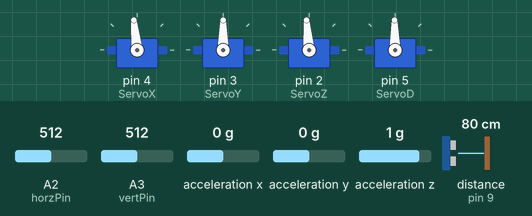
This sketch was run on a simulated Arduino Uno, built with avr-gcc and run on an emulated ATmega328P. Parts: 4 × servo. Wiring (inferred from the names in the program): ultrasonic range finder: trigger pin 8; echo pin 9; MPU-6050 motion sensor at I2C address 0x68. Inputs (shaded band) come from the test bench; at power-on: A2 (horzPin) = 512, A3 (vertPin) = 512, acceleration x 0 g, acceleration y 0 g, acceleration z 1 g, distance to the obstacle (sensor on pin 9) 80 cm. The echo pulse lasts 58.3 µs per cm; what the sketch prints to the serial monitor is not drawn.

Above: at 17.3 s.
17.4 s: A2 (horzPin) set to 211
18.9 s: A2 (horzPin) set to 194
At 19.35 s:
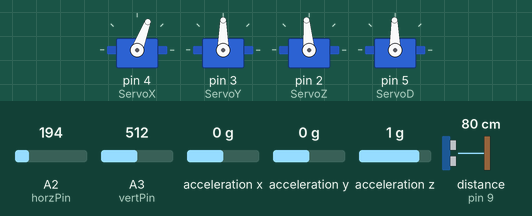
At 20.9 s:
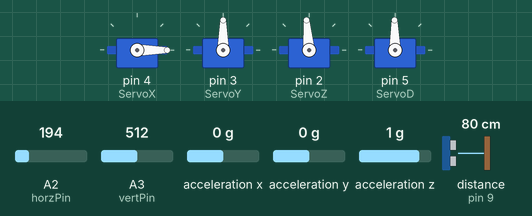
21.9 s: A3 (vertPin) set to 212
23.4 s: A3 (vertPin) set to 188
At 25.8 s:
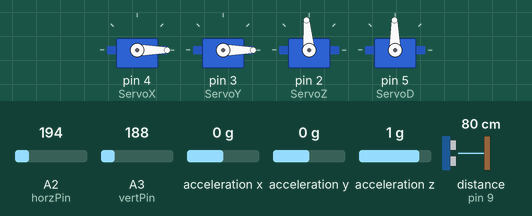
26.4 s: A3 (vertPin) set to 807
29.2 s: A3 (vertPin) set to 837
At 34.3 s:
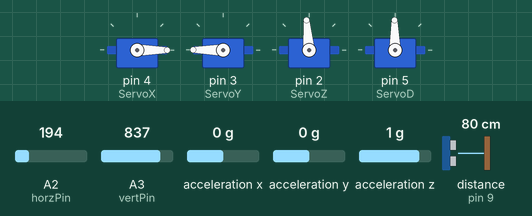
Timing chart, 0 to 35.1 s (numbered marks = the images above; inputs shaded):
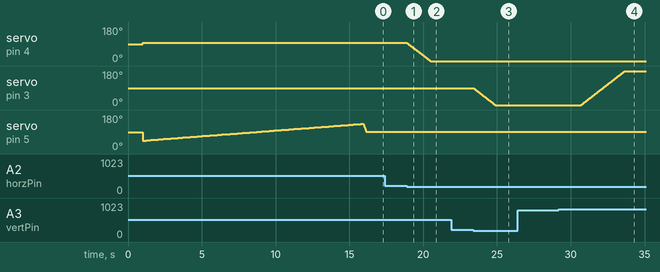

Measured:
- the behaviour switches between 205 and 204 on A2 (horzPin) (found by bisection; images 0 and 1)
- the behaviour switches between 205 and 204 on A3 (vertPin) (found by bisection; images 2 and 3)
- the behaviour switches between 818 and 819 on A3 (vertPin) (found by bisection; images 3 and 4)
- after the input at 17.4 s, every drawn part: stays the same
- after the input at 18.9 s, servo on pin 4 (ServoX): moves from 96° to 0° over 1.6 s, starting at once
- after the input at 21.9 s, every drawn part: stays the same
- after the input at 23.4 s, servo on pin 3 (ServoY): moves from 90° to 0° over 1.5 s, starting at once
- after the input at 26.4 s, every drawn part: stays the same
- after the input at 29.2 s, servo on pin 3 (ServoY): moves from 0° to 180° over 2.9 s, starting after 1.5 s

The sketch:

La_aggiustato_nano2.ino
```cpp
#include <SPI.h>
#include <Wire.h>
#include <Servo.h>
#define MPU 0x68
#define DISTANZA_MOTORINI 7
const int DIM = 270;
int horzPin = 2;
int vertPin = 3;
const int trigPin = 8;
const int echoPin = 9;
long duration;
float Distances[DIM];
float distance;
float x = 0, y = 0, z = 0;
Servo ServoX, ServoY, ServoZ, ServoD;
float AcX, AcY, AcZ;

void setup() {
  Serial.begin(9600);
  pinMode(trigPin, OUTPUT); // pin sensore ultrasuoni
  pinMode(echoPin, INPUT);
  ServoX.attach(4);
  ServoY.attach(3);
  ServoZ.attach(2);
  ServoD.attach(5);
  init_MPU(); // Inizializzazione MPU6050
  FunctionsMPU(); // Acquisisco assi AcX, AcY, AcZ
  stabilizza();
  Serial.print("Size of float: ");
  Serial.print(sizeof(float));
  Serial.print("\n");
  Serial.print("Size of double: ");
  Serial.print(sizeof(double));
}

void loop()
{
  spostamento_analogico(); //Commentare questa riga durante la calibrazione accelerometro,togliere il commento per la calibrazione dell'analogico.
}
float mapfloat(long x, long in_min, long in_max, long out_min, long out_max)
{
  return (float)(x - in_min) * (out_max - out_min) / (float)(in_max - in_min) + out_min;
}
void init_MPU() {
  Wire.begin();
  Wire.beginTransmission(MPU);
  Wire.write(0x6B);  // PWR_MGMT_1 register
  Wire.write(0);     // set to zero (wakes up the MPU-6050)
  Wire.endTransmission(true);
  delay(1000);
}
void FunctionsMPU() {
  Wire.beginTransmission(MPU);
  Wire.write(0x3B);  // starting with register 0x3B (ACCEL_XOUT_H)
  Wire.endTransmission(false);
  Wire.requestFrom(MPU, 6, true); // request a total of 14 registers
  AcX = Wire.read() << 8 | Wire.read(); // 0x3B (ACCEL_XOUT_H) & 0x3C (ACCEL_XOUT_L)
  AcY = Wire.read() << 8 | Wire.read(); // 0x3D (ACCEL_YOUT_H) & 0x3E (ACCEL_YOUT_L)
  AcZ = Wire.read() << 8 | Wire.read(); // 0x3D (ACCEL_YOUT_H) & 0x3E (ACCEL_YOUT_L)
}
void spostamento_analogico()
{
  double horzVal, Calib_horz = 0; //Calibrazione analogico variando lo 0
  double vertVal, Calib_vert = 0;
  vertVal = analogRead(vertPin);//campiono analogico
  vertVal = mapfloat(vertVal, 0, 1023, -1, 1);//Lo mappo rispetto a tre possibili velocità per ogni direzione
  vertVal = vertVal + Calib_vert;  //Salvo il valore in una variabile che contenga la calibrazione
  horzVal = analogRead(horzPin);// Campiono analogico
  horzVal = mapfloat(horzVal, 0, 1023, -1, 1);// lo mappo rispetto a tre possibili velocità
  horzVal = horzVal + Calib_horz;//Aggiorno la variabile letta con la calibrazione
  if (horzVal >= 0.6) {
    x = x + horzVal ;
    ServoX.write(x);
  }
  if (vertVal >= 0.6 ) {
    y = y + vertVal;
    ServoY.write(y);
  }
  if (horzVal <= -0.6) {
    x = x + horzVal ;
    ServoX.write(x);
  }
  if (vertVal <= -0.6 ) {
    y = y + vertVal;
    ServoY.write(y);
  }
  delay(10);

}

//Funzione per il calcolo degli angoli Pitch e Roll
double FunctionsPitchRoll(double A, double B, double C) {
  double DatoA, DatoB, Value;
  DatoA = A;
  DatoB = (B * B) + (C * C);
  DatoB = sqrt(DatoB);

  Value = atan2(DatoA, DatoB);
  Value = Value * 180 / 3.14;

  return Value;
}
void misura() {
  float angolo;
  for (int i = 0; i < 270; i++) {
    angolo = 45 + (i * 0.33);
    ServoD.write(angolo);
    delay(50);
    distance = calculateDistance();
    Distances[i] = distance;

  }
  for (int i = 135 ; i > 90; i--) {
    ServoD.write(i);
    delay(5);
  }
}
double calculateDistance() {

  digitalWrite(trigPin, LOW);
  delayMicroseconds(2);

  digitalWrite(trigPin, HIGH);
  delayMicroseconds(10);
  digitalWrite(trigPin, LOW);
  duration = pulseIn(echoPin, HIGH);
  distance = duration * 0.034 / 2;
  return distance;
}
float angoloScottex(double alfa, double d, double y){
  if(alfa>90){
  alfa = (PI/180.0) * alfa;
  float beta = (float) ((180.0 / PI)* (asin((d*sin(alfa)) / (sqrt(d*d + y*y - (2 * d * y * cos(alfa)))))));
  return (float)180.0 - beta;
  }
  else{
    alfa = (PI/180.0) * alfa;
  float beta = (float) ((180.0 / PI)* (asin((d*sin(alfa)) / (sqrt(d*d + y*y - (2 * d * y * cos(alfa)))))));
  return (float)180 - beta;
  }

}


void stabilizza() {
  float Pitch, Roll;
  float  Calib_x = 96, Calib_y = 90, Calib_z = 90; //Calibrazione aceelerometro.
  Roll = FunctionsPitchRoll(AcX, AcY, AcZ);   //Calcolo angolo Roll
  Pitch = FunctionsPitchRoll(AcY, AcX, AcZ);  //Calcolo angolo Pitch
  x = -Roll + Calib_x;
  y = Pitch + Calib_y;
  ServoX.write(x);
  ServoY.write(y);

  misura();
   float distanza_i=Distances[0];
  for (int i=0;i<270;i++)
  {
  if(Distances[i]<distanza_i)
  {
    distanza_i=Distances[i];
    Calib_z= 45 + i*0.33;
    }
  z = Calib_z;
  }

  z = angoloScottex(Calib_z, distanza_i, DISTANZA_MOTORINI);

//If you comment on this line, the laser will position itself perpendicular to the wall, otherwise not commenting it will point to the nearest object it has found during calibration.
  ServoZ.write(z);
 }
```
